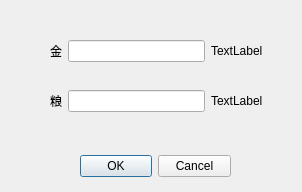
<?xml version="1.0" encoding="UTF-8"?>
<ui version="4.0">
 <class>TransportDialog</class>
 <widget class="QDialog" name="TransportDialog">
  <property name="geometry">
   <rect>
    <x>0</x>
    <y>0</y>
    <width>302</width>
    <height>192</height>
   </rect>
  </property>
  <property name="windowTitle">
   <string>Dialog</string>
  </property>
  <widget class="QDialogButtonBox" name="buttonBox">
   <property name="geometry">
    <rect>
     <x>80</x>
     <y>150</y>
     <width>151</width>
     <height>32</height>
    </rect>
   </property>
   <property name="orientation">
    <enum>Qt::Horizontal</enum>
   </property>
   <property name="standardButtons">
    <set>QDialogButtonBox::Cancel|QDialogButtonBox::Ok</set>
   </property>
  </widget>
  <widget class="QWidget" name="">
   <property name="geometry">
    <rect>
     <x>50</x>
     <y>90</y>
     <width>213</width>
     <height>22</height>
    </rect>
   </property>
   <layout class="QHBoxLayout" name="horizontalLayout_2">
    <item>
     <widget class="QLabel" name="label_2">
      <property name="text">
       <string>粮</string>
      </property>
     </widget>
    </item>
    <item>
     <widget class="QLineEdit" name="food"/>
    </item>
    <item>
     <widget class="QLabel" name="max_food">
      <property name="text">
       <string>TextLabel</string>
      </property>
     </widget>
    </item>
   </layout>
  </widget>
  <widget class="QWidget" name="">
   <property name="geometry">
    <rect>
     <x>50</x>
     <y>40</y>
     <width>213</width>
     <height>22</height>
    </rect>
   </property>
   <layout class="QHBoxLayout" name="horizontalLayout">
    <item>
     <widget class="QLabel" name="label">
      <property name="text">
       <string>金</string>
      </property>
     </widget>
    </item>
    <item>
     <widget class="QLineEdit" name="money"/>
    </item>
    <item>
     <widget class="QLabel" name="max_money">
      <property name="text">
       <string>TextLabel</string>
      </property>
     </widget>
    </item>
   </layout>
  </widget>
 </widget>
 <resources/>
 <connections>
  <connection>
   <sender>buttonBox</sender>
   <signal>accepted()</signal>
   <receiver>TransportDialog</receiver>
   <slot>accept()</slot>
   <hints>
    <hint type="sourcelabel">
     <x>248</x>
     <y>254</y>
    </hint>
    <hint type="destinationlabel">
     <x>157</x>
     <y>274</y>
    </hint>
   </hints>
  </connection>
  <connection>
   <sender>buttonBox</sender>
   <signal>rejected()</signal>
   <receiver>TransportDialog</receiver>
   <slot>reject()</slot>
   <hints>
    <hint type="sourcelabel">
     <x>316</x>
     <y>260</y>
    </hint>
    <hint type="destinationlabel">
     <x>286</x>
     <y>274</y>
    </hint>
   </hints>
  </connection>
 </connections>
</ui>
